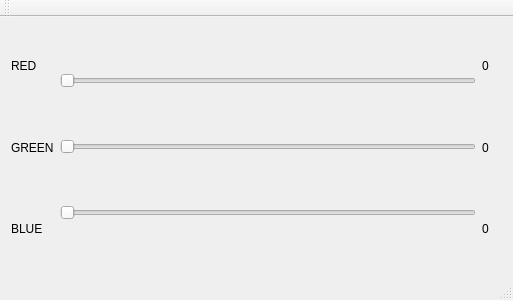
<?xml version="1.0" encoding="UTF-8"?>
<ui version="4.0">
 <class>MainWindow</class>
 <widget class="QMainWindow" name="MainWindow">
  <property name="geometry">
   <rect>
    <x>0</x>
    <y>0</y>
    <width>513</width>
    <height>300</height>
   </rect>
  </property>
  <property name="windowTitle">
   <string>RGB Palette</string>
  </property>
  <widget class="QWidget" name="centralWidget">
   <layout class="QHBoxLayout" name="horizontalLayout">
    <item>
     <layout class="QVBoxLayout" name="verticalLayout">
      <item>
       <widget class="QLabel" name="label">
        <property name="text">
         <string>RED</string>
        </property>
       </widget>
      </item>
      <item>
       <widget class="QLabel" name="label_2">
        <property name="text">
         <string>GREEN</string>
        </property>
       </widget>
      </item>
      <item>
       <widget class="QLabel" name="label_3">
        <property name="text">
         <string>BLUE</string>
        </property>
       </widget>
      </item>
     </layout>
    </item>
    <item>
     <layout class="QVBoxLayout" name="verticalLayout_2">
      <item>
       <widget class="QSlider" name="redSlider">
        <property name="maximum">
         <number>255</number>
        </property>
        <property name="orientation">
         <enum>Qt::Horizontal</enum>
        </property>
       </widget>
      </item>
      <item>
       <widget class="QSlider" name="greenSlider">
        <property name="maximum">
         <number>255</number>
        </property>
        <property name="orientation">
         <enum>Qt::Horizontal</enum>
        </property>
       </widget>
      </item>
      <item>
       <widget class="QSlider" name="blueSlider">
        <property name="maximum">
         <number>255</number>
        </property>
        <property name="orientation">
         <enum>Qt::Horizontal</enum>
        </property>
       </widget>
      </item>
     </layout>
    </item>
    <item>
     <layout class="QVBoxLayout" name="verticalLayout_3">
      <item>
       <widget class="QLabel" name="label_4">
        <property name="text">
         <string>0</string>
        </property>
       </widget>
      </item>
      <item>
       <widget class="QLabel" name="label_5">
        <property name="text">
         <string>0</string>
        </property>
       </widget>
      </item>
      <item>
       <widget class="QLabel" name="label_6">
        <property name="text">
         <string>0</string>
        </property>
       </widget>
      </item>
     </layout>
    </item>
    <item>
     <widget class="QLabel" name="colorviewer">
      <property name="text">
       <string/>
      </property>
     </widget>
    </item>
   </layout>
  </widget>
  <widget class="QMenuBar" name="menuBar">
   <property name="geometry">
    <rect>
     <x>0</x>
     <y>0</y>
     <width>513</width>
     <height>23</height>
    </rect>
   </property>
  </widget>
  <widget class="QToolBar" name="mainToolBar">
   <attribute name="toolBarArea">
    <enum>TopToolBarArea</enum>
   </attribute>
   <attribute name="toolBarBreak">
    <bool>false</bool>
   </attribute>
  </widget>
  <widget class="QStatusBar" name="statusBar"/>
 </widget>
 <layoutdefault spacing="6" margin="11"/>
 <resources/>
 <connections>
  <connection>
   <sender>redSlider</sender>
   <signal>valueChanged(int)</signal>
   <receiver>label_4</receiver>
   <slot>setNum(int)</slot>
   <hints>
    <hint type="sourcelabel">
     <x>365</x>
     <y>83</y>
    </hint>
    <hint type="destinationlabel">
     <x>490</x>
     <y>106</y>
    </hint>
   </hints>
  </connection>
  <connection>
   <sender>greenSlider</sender>
   <signal>valueChanged(int)</signal>
   <receiver>label_5</receiver>
   <slot>setNum(int)</slot>
   <hints>
    <hint type="sourcelabel">
     <x>305</x>
     <y>152</y>
    </hint>
    <hint type="destinationlabel">
     <x>490</x>
     <y>191</y>
    </hint>
   </hints>
  </connection>
  <connection>
   <sender>blueSlider</sender>
   <signal>valueChanged(int)</signal>
   <receiver>label_6</receiver>
   <slot>setNum(int)</slot>
   <hints>
    <hint type="sourcelabel">
     <x>378</x>
     <y>210</y>
    </hint>
    <hint type="destinationlabel">
     <x>490</x>
     <y>267</y>
    </hint>
   </hints>
  </connection>
 </connections>
</ui>
